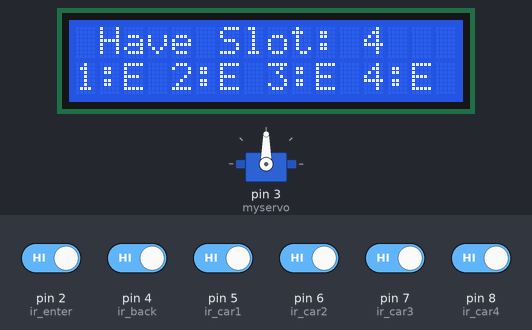
Bench run of a sketch on a simulated Arduino Uno, built with avr-gcc and run on an emulated ATmega328P. On the bench: servo, 16×2 character LCD. Inputs (shaded band) come from the test bench; at power-on: pin 2 (ir_enter), pin 4 (ir_back), pin 5 (ir_car1), pin 6 (ir_car2), pin 7 (ir_car3), pin 8 (ir_car4) HIGH.

Above: at 3.2 s.
3.3 s: pin 5 (ir_car1) driven LOW
4.8 s: pin 6 (ir_car2) driven LOW
At 6.0 s:
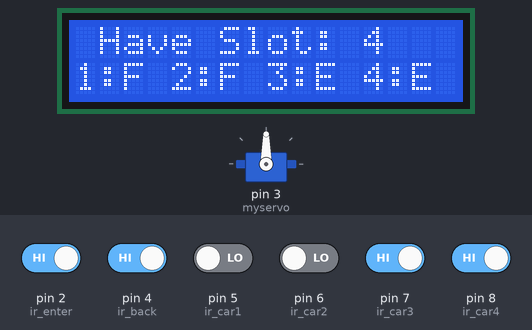
6.3 s: pin 7 (ir_car3) driven LOW
7.8 s: pin 8 (ir_car4) driven LOW
At 8.9 s:
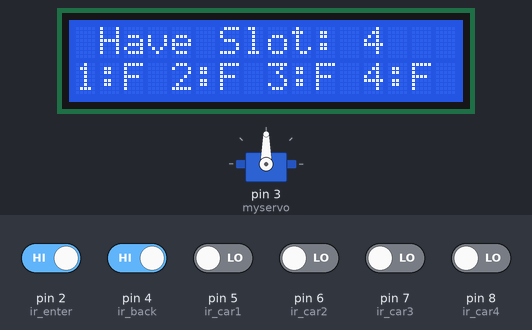
9.3 s: pin 5 (ir_car1) driven HIGH
10.8 s: pin 6 (ir_car2) driven HIGH
At 11.7 s:
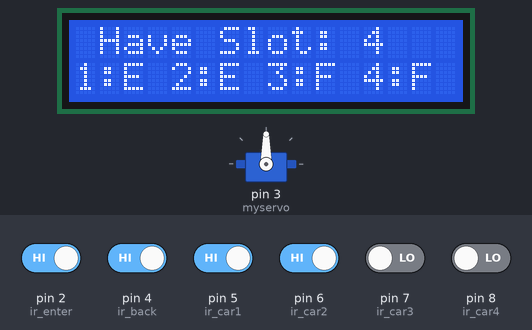
Timing chart, 0 to 13.3 s (numbered marks = the images above; inputs shaded):
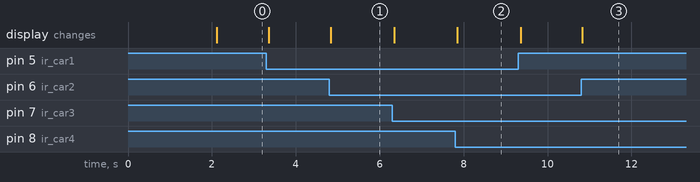

The sketch:

Automatic_Car_Parking_System.ino
```cpp
#include <Servo.h>               // includes the servo library
#include <Wire.h>
#include <LiquidCrystal_I2C.h>

// LCD setup: address 0x27, 16 columns, 2 rows
LiquidCrystal_I2C lcd(0x27, 16, 2);
Servo myservo;

// IR sensor pins
#define ir_enter 2
#define ir_back 4
#define ir_car1 5
#define ir_car2 6
#define ir_car3 7
#define ir_car4 8

int S1 = 0, S2 = 0, S3 = 0, S4 = 0;
int flag1 = 0, flag2 = 0;
int slot = 4;

void setup() {
  Serial.begin(9600);

  pinMode(ir_car1, INPUT);
  pinMode(ir_car2, INPUT);
  pinMode(ir_car3, INPUT);
  pinMode(ir_car4, INPUT);
  pinMode(ir_enter, INPUT);
  pinMode(ir_back, INPUT);

  myservo.attach(3);
  myservo.write(90); // Default gate closed position

  lcd.begin(16, 2);
  lcd.setCursor(0, 1);
  lcd.print(" Car Parking");
  delay(2000);
  lcd.clear();

  Read_Sensor();
  int total = S1 + S2 + S3 + S4;
  slot = slot - total;
}

void loop() {
  Read_Sensor();

  lcd.setCursor(0, 0);
  lcd.print(" Have Slot: ");
  lcd.print(slot);

  lcd.setCursor(0, 1);
  if (S1 == 1) lcd.print("1:F ");
  else lcd.print("1:E ");

  lcd.setCursor(4, 1);
  if (S2 == 1) lcd.print("2:F ");
  else lcd.print("2:E ");

  lcd.setCursor(8, 1);
  if (S3 == 1) lcd.print("3:F ");
  else lcd.print("3:E ");

  lcd.setCursor(12, 1);
  if (S4 == 1) lcd.print("4:F ");
  else lcd.print("4:E ");

  // Entry logic
  if (digitalRead(ir_enter) == 0 && flag1 == 0) {
    if (slot > 0) {
      flag1 = 1;
      if (flag2 == 0) {
        myservo.write(180); // Open gate
        slot = slot - 1;
      }
    } else {
      lcd.setCursor(0, 0);
      lcd.print(" Sorry Parking Full ");
      delay(1500);
    }
  }

  // Exit logic
  if (digitalRead(ir_back) == 0 && flag2 == 0) {
    flag2 = 1;
    if (flag1 == 0) {
      myservo.write(180); // Open gate
      slot = slot + 1;
    }
  }

  // Reset and close gate
  if (flag1 == 1 && flag2 == 1) {
    delay(1000);
    myservo.write(90); // Close gate
    flag1 = 0;
    flag2 = 0;
  }

  delay(1);
}

void Read_Sensor() {
  S1 = 0;
  S2 = 0;
  S3 = 0;
  S4 = 0;

  if (digitalRead(ir_car1) == 0) S1 = 1;
  if (digitalRead(ir_car2) == 0) S2 = 1;
  if (digitalRead(ir_car3) == 0) S3 = 1;
  if (digitalRead(ir_car4) == 0) S4 = 1;
}
```

Measured:
- after the input at 4.8 s, the display: changes at once (image 1)
- after the input at 7.8 s, the display: changes after 0.05 s (image 2)
- after the input at 10.8 s, the display: changes at once (image 3)
